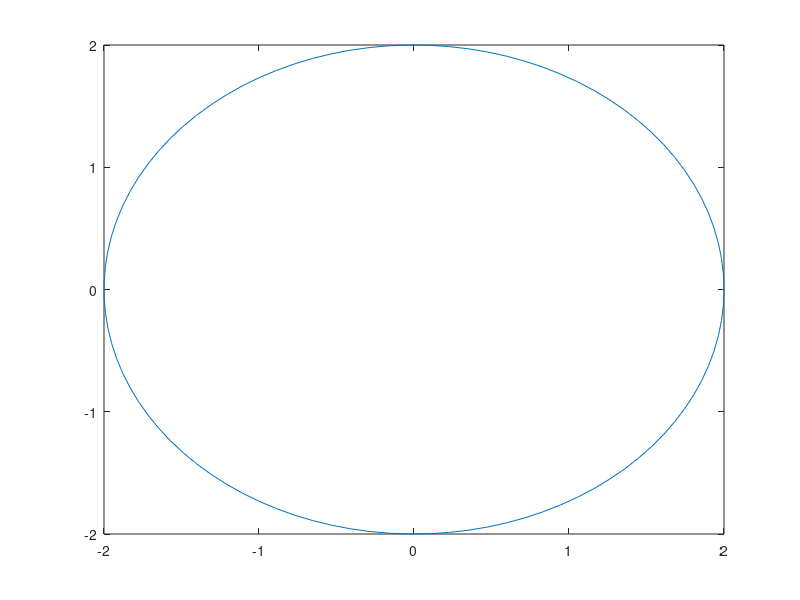

MATLAB code to generate this figure: (Note: this script raises an error after producing the figure.)
%Plot for two vectors x and y
x=[4,8,12,16,20,24];
y=[346,432,646,533,654,832];
plot(x,y);
%Plot for function y=f(x)
x=linspace(-500,500,50000);
y=exp(-.01*x).*cos(2*pi*x);
plot(x,y);
%Parametric form x=f(t) and y=f(t)
r=2;t=linspace(0,2*pi);
x=r*cos(t);y=r*sin(t);
plot(x,y)

clear clc clos
x=linspace(0,2*pi,100);
%y1=sin(x);
y2=cos(x);
y3=tan(x);
y4=csc(x);
y5=sec(x);
y6=cot(x);
plot(x,y1);
hold on;
%plot(x,y2);plot(x,y3);plot(x,y4);plot(x,y5);plot(x,y6);
hold off;

clear clc close
f=@(x) exp(-.5*x).*cos(2*pi*x);
subplot(2,2,1);
fplot(f);
title('Default intervel [-5,5]');
subplot(2,2,2);
fplot(f,[0,4]);
title('Interval specified [0,4]');
subplot(2,2,3);
fplot(f,'-or','LineWidth',2,'MarkerSize',8,'MarkerFaceColor','g');
title('With line specifiers');
subplot(2,2,4);
fplot(f);
x=@(t) t.*cos(t);
y=@(t) t.*sin(t);
fplot(x,y,[0,20*pi]);
title('Parametric Representation');
